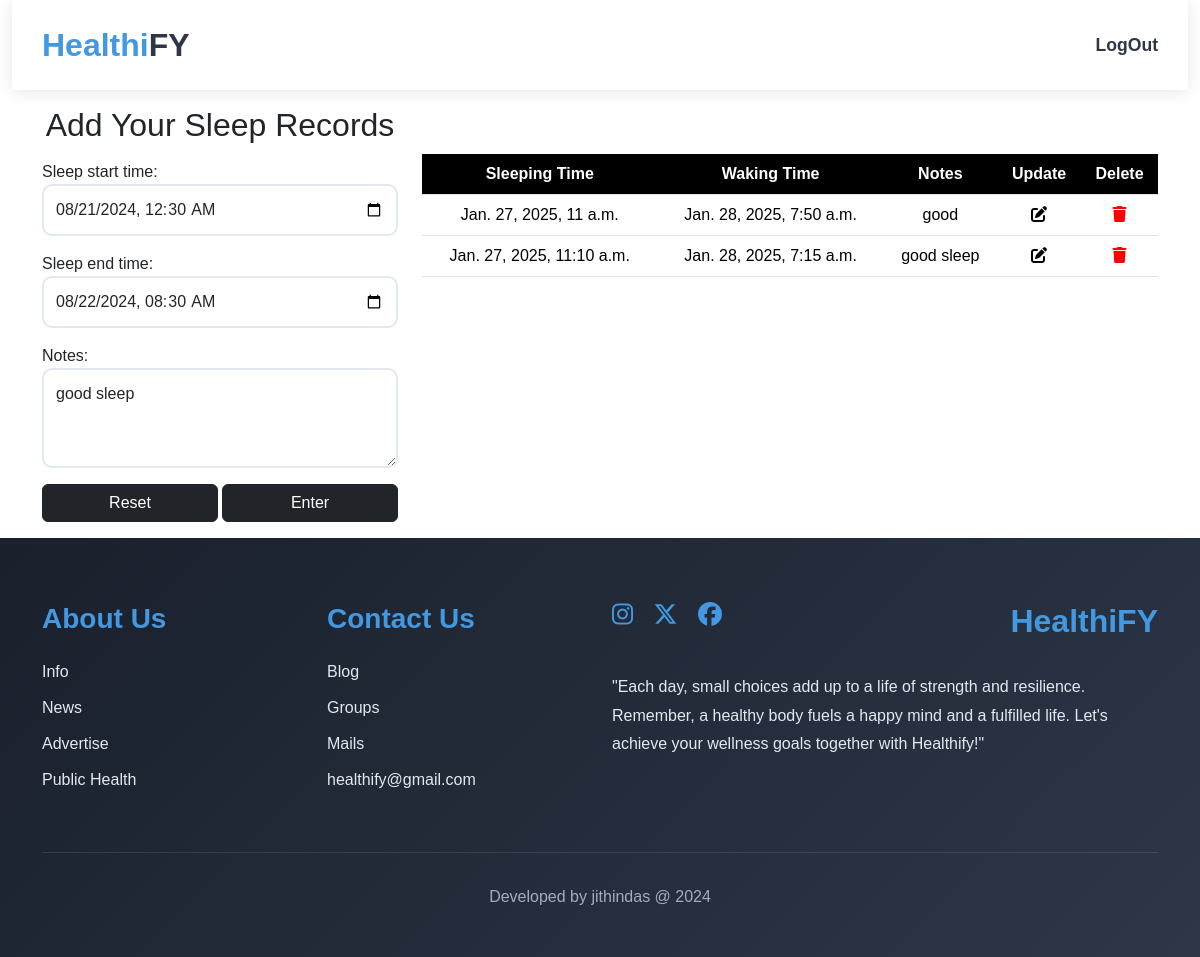
/upsleep/1/ (signed in), run on the app's committed database.
### web/models.py (models this page shows, shortened)
class SleepModel(models.Model):
    user=models.ForeignKey(User,on_delete=models.CASCADE,related_name="sleep_records")
    date=models.DateField(auto_now_add=True)
    sleep_start_time=models.DateTimeField()
    sleep_end_time=models.DateTimeField()
    notes=models.TextField(blank=True,null=True)

### web/views.py (the view, shortened to what this page needs)
# urls.py: path('upsleep/<int:pk>/',UpdateSleep.as_view(),name="updatesleep"),
class UpdateSleep(View):
    def get(self,request,*args,**kwargs):
        id=kwargs.get("pk")
        data=SleepModel.objects.get(id=id)
        instance={"sleep_start_time":data.sleep_start_time,"sleep_end_time":data.sleep_end_time,"notes":data.notes}
        form=SleepForm(initial=instance)
        current_week_start = timezone.now().date() - timezone.timedelta(days=timezone.now().date().weekday())
        data=SleepModel.objects.annotate(week=TruncWeek("sleep_start_time")).filter(user=request.user,week=current_week_start).order_by("week","sleep_start_time")
        user_obj=UserProfile_Model.objects.get(user_id=request.user.id)
        return render(request,"sleep.html",{"form":form,"data":data,"user_obj":user_obj})

### web/forms.py
class SleepForm(forms.Form):
    sleep_start_time=forms.DateTimeField(widget=forms.DateTimeInput(attrs={'type': 'datetime-local',"class":"form-control"}))
    sleep_end_time=forms.DateTimeField(widget=forms.DateTimeInput(attrs={'type': 'datetime-local',"class":"form-control"}))
    notes=forms.CharField(max_length=100,widget=forms.Textarea(attrs={"class":"form-control","rows":3}))

### web/templates/sleep.html (shortened to what this page needs)
{% extends 'profile_update.html' %}
{% load static %}
{% block content %}
<div class="container mt-3 mb-3">
    <div class="row ">
        <div class="col-lg-4 col-md-6 col-sm-12 col-12">
            <div class="">
                <h2 class="text-center pb-2">Add Your Sleep Records</h2>
                <form action="" method="post">
                    {{form.as_p}}
                    <div class="d-flex gap-1">
                        <button class="btn btn-dark w-50" type="reset">Reset</button>
                        <button class="btn btn-dark w-50" type="submit">Enter</button>
                    </div>
                </form>
            </div>
        </div>
        <div class="col-lg-8 col-md-6 col-sm-12 col-12 scroll mt-5">
            <table class="table table-striped-primary content">
                <tr>
                    <th class="text-center">Sleeping Time</th>
                    <th class="text-center">Waking Time</th>
                    <th class="text-center">Notes</th>
                    <th class="text-center">Update</th>
                    <th class="text-center">Delete</th>
                </tr>
                <tbody>
                    {%for i in data%}
                    <tr>
                        <td class="text-center">{{i.sleep_start_time}}</td>
                        <td class="text-center">{{i.sleep_end_time}}</td>
                        <td class="scrollable-column text-center">
                            <div class="scrollable-content">{{i.notes}}</div>
                        </td>
                        <td class="text-center"><a href="{%url 'updatesleep' i.id%}"><i
                                    class="fa-solid fa-pen-to-square" style="color: black;"></i></a></td>
                        <td class="text-center"><a href="{%url 'deletesleep' i.id%}"><i class="fa-solid fa-trash "
                                    style="color: red;"></i></a></td>
                    </tr>
                </tbody>
                {%endfor%}
            </table>
        </div>
    </div>
    </div>
    {% endblock content %}

### web/templates/profile_update.html (style rules this page uses)
* { margin: 0; padding: 0; box-sizing: border-box; font-family: 'Poppins', sans-serif; }
.form-control { border: 2px solid #e2e8f0; border-radius: 10px; padding: 0.75rem; margin-bottom: 1rem; transition: all 0.3s ease; }

### web/templates/sleep.html (style rules this page uses)
.scrollable-column { max-width: 180px; }
.scrollable-content { max-height: 100px; overflow-y: auto; overflow-x: hidden; }
.scroll { max-height: 490px; overflow-y: auto; }
.content { width: 100%; border-collapse: collapse; }
.content tr th { position: sticky; top: 0; background-color: black; color: white; z-index: 1; }

### data on the page
SleepModel: sleep_start_time "08/21/2024 00:30", sleep_end_time "08/22/2024 08:30", notes "good sleep"
SleepModel: sleep_start_time "Jan. 27, 2025, 11 a.m.", sleep_end_time "Jan. 28, 2025, 7:50 a.m.", notes "good"
SleepModel: sleep_start_time "Jan. 27, 2025, 11:10 a.m.", sleep_end_time "Jan. 28, 2025, 7:15 a.m.", notes "good sleep"
